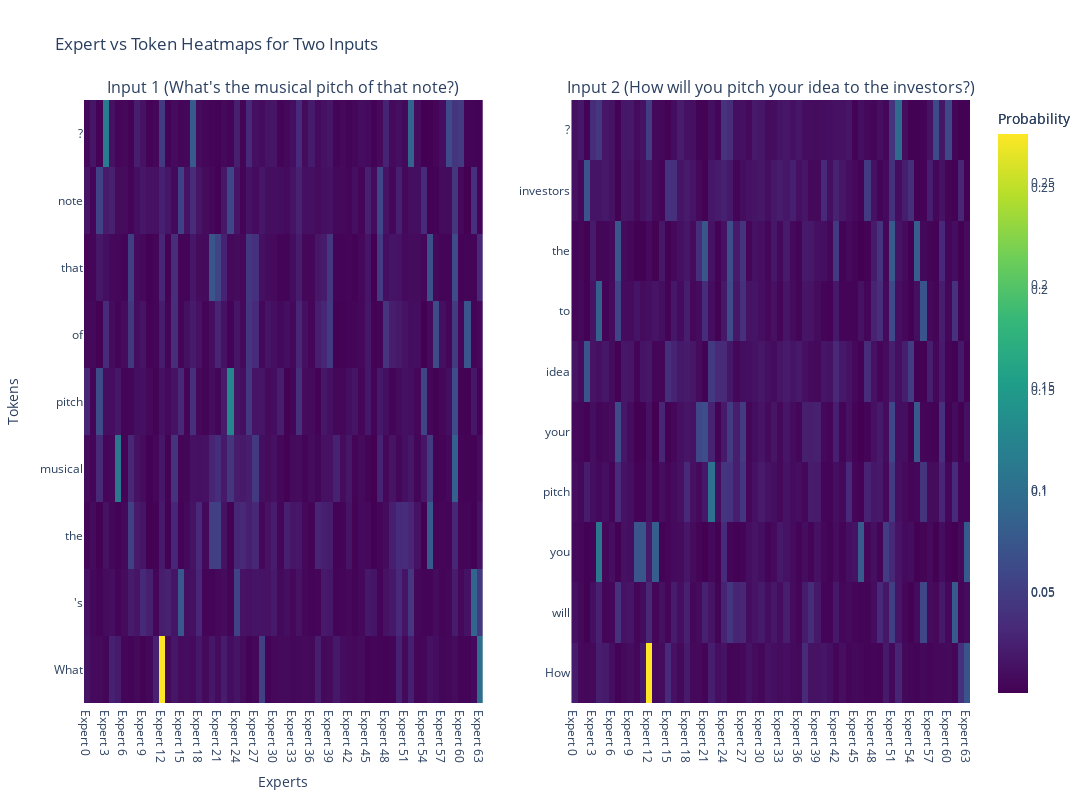

This figure's notebook cell:
### Markdown cell above
### for plotting

### Code cell
def create_heatmap(probabilities, tokens, title):
    return go.Heatmap(
        z=probabilities,
        x=[f'Expert {i}' for i in range(probabilities.shape[1])],
        y=tokens,
        colorscale='Viridis',
        colorbar=dict(title='Probability'),
        hovertemplate='Token: %{y}<br>Expert: %{x}<br>Probability: %{z:.4f}<extra></extra>'
    )

# Convert router logits to probabilities for both inputs
probabilities_1 = F.softmax(last_layer_router_logits, dim=-1).cpu().numpy()
probabilities_2 = F.softmax(last_layer_router_logits_2, dim=-1).cpu().numpy()

# Create lists of tokens for both inputs
tokens_1 = [tokenizer.decode([token_id]) for token_id in tokenizer.encode(input_text, return_tensors="pt")[0]]
tokens_2 = [tokenizer.decode([token_id]) for token_id in tokenizer.encode(input_text_2, return_tensors="pt")[0]]

# Create DataFrames for the heatmaps
df_1 = pd.DataFrame(probabilities_1, index=tokens_1)
df_2 = pd.DataFrame(probabilities_2, index=tokens_2)

# Create subplots
fig = make_subplots(rows=1, cols=2, subplot_titles=(f'Input 1 ({input_text})', f'Input 2 ({input_text_2})'))

# Add heatmaps to subplots
fig.add_trace(create_heatmap(probabilities_1, tokens_1, 'Input 1'), row=1, col=1)
fig.add_trace(create_heatmap(probabilities_2, tokens_2, 'Input 2'), row=1, col=2)

# Update layout
fig.update_layout(
    title='Expert vs Token Heatmaps for Two Inputs',
    xaxis_title='Experts',
    yaxis_title='Tokens',
    width=2000,
    height=800,
)

# Show the plot
fig.show()

# Save the plot as an HTML file (optional)
fig.write_html("expert_token_heatmaps_comparison.html")

### Figure 1 — Plotly figure (JSON) as saved in the notebook; plotly's stock layout.template omitted (floating-point values rounded to 4 significant figures; data arrays with more than 128 entries replaced by an {"elided": "..."} marker saying what was removed)
{"data": [{"colorbar": {"title": {"text": "Probability"}}, "colorscale": [[0, "#440154"], [0.1111, "#482878"], [0.2222, "#3e4989"], [0.3333, "#31688e"], [0.4444, "#26828e"], [0.5556, "#1f9e89"], [0.6667, "#35b779"], [0.7778, "#6ece58"], [0.8889, "#b5de2b"], [1, "#fde725"]], "hovertemplate": "Token: %{y}<br>Expert: %{x}<br>Probability: %{z:.4f}<extra></extra>", "type": "heatmap", "x": ["Expert 0", "Expert 1", "Expert 2", "Expert 3", "Expert 4", "Expert 5", "Expert 6", "Expert 7", "Expert 8", "Expert 9", "Expert 10", "Expert 11", "Expert 12", "Expert 13", "Expert 14", "Expert 15", "Expert 16", "Expert 17", "Expert 18", "Expert 19", "Expert 20", "Expert 21", "Expert 22", "Expert 23", "Expert 24", "Expert 25", "Expert 26", "Expert 27", "Expert 28", "Expert 29", "Expert 30", "Expert 31", "Expert 32", "Expert 33", "Expert 34", "Expert 35", "Expert 36", "Expert 37", "Expert 38", "Expert 39", "Expert 40", "Expert 41", "Expert 42", "Expert 43", "Expert 44", "Expert 45", "Expert 46", "Expert 47", "Expert 48", "Expert 49", "Expert 50", "Expert 51", "Expert 52", "Expert 53", "Expert 54", "Expert 55", "Expert 56", "Expert 57", "Expert 58", "Expert 59", "Expert 60", "Expert 61", "Expert 62", "Expert 63"], "xaxis": "x", "y": ["What", "'s", " the", " musical", " pitch", " of", " that", " note", "?"], "yaxis": "y", "z": {"elided": "9x64 float values"}}, {"colorbar": {"title": {"text": "Probability"}}, "colorscale": [[0, "#440154"], [0.1111, "#482878"], [0.2222, "#3e4989"], [0.3333, "#31688e"], [0.4444, "#26828e"], [0.5556, "#1f9e89"], [0.6667, "#35b779"], [0.7778, "#6ece58"], [0.8889, "#b5de2b"], [1, "#fde725"]], "hovertemplate": "Token: %{y}<br>Expert: %{x}<br>Probability: %{z:.4f}<extra></extra>", "type": "heatmap", "x": ["Expert 0", "Expert 1", "Expert 2", "Expert 3", "Expert 4", "Expert 5", "Expert 6", "Expert 7", "Expert 8", "Expert 9", "Expert 10", "Expert 11", "Expert 12", "Expert 13", "Expert 14", "Expert 15", "Expert 16", "Expert 17", "Expert 18", "Expert 19", "Expert 20", "Expert 21", "Expert 22", "Expert 23", "Expert 24", "Expert 25", "Expert 26", "Expert 27", "Expert 28", "Expert 29", "Expert 30", "Expert 31", "Expert 32", "Expert 33", "Expert 34", "Expert 35", "Expert 36", "Expert 37", "Expert 38", "Expert 39", "Expert 40", "Expert 41", "Expert 42", "Expert 43", "Expert 44", "Expert 45", "Expert 46", "Expert 47", "Expert 48", "Expert 49", "Expert 50", "Expert 51", "Expert 52", "Expert 53", "Expert 54", "Expert 55", "Expert 56", "Expert 57", "Expert 58", "Expert 59", "Expert 60", "Expert 61", "Expert 62", "Expert 63"], "xaxis": "x2", "y": ["How", " will", " you", " pitch", " your", " idea", " to", " the", " investors", "?"], "yaxis": "y2", "z": {"elided": "10x64 float values"}}], "layout": {"annotations": [{"font": {"size": 16}, "showarrow": false, "text": "Input 1 (What's the musical pitch of that note?)", "x": 0.225, "xanchor": "center", "xref": "paper", "y": 1, "yanchor": "bottom", "yref": "paper"}, {"font": {"size": 16}, "showarrow": false, "text": "Input 2 (How will you pitch your idea to the investors?)", "x": 0.775, "xanchor": "center", "xref": "paper", "y": 1, "yanchor": "bottom", "yref": "paper"}], "height": 800, "title": {"text": "Expert vs Token Heatmaps for Two Inputs"}, "width": 2000, "xaxis": {"anchor": "y", "domain": [0, 0.45], "title": {"text": "Experts"}}, "xaxis2": {"anchor": "y2", "domain": [0.55, 1]}, "yaxis": {"anchor": "x", "domain": [0, 1], "title": {"text": "Tokens"}}, "yaxis2": {"anchor": "x2", "domain": [0, 1]}}}
